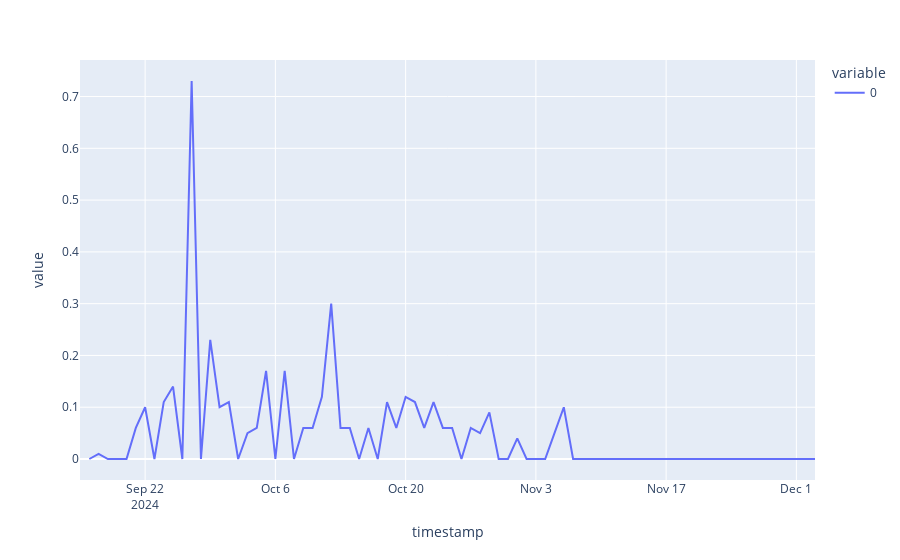

This figure's notebook cell:
### Code cell
px.line(df2['actual_shares'].diff() - df2['shares_less_extra_shares'].diff())
